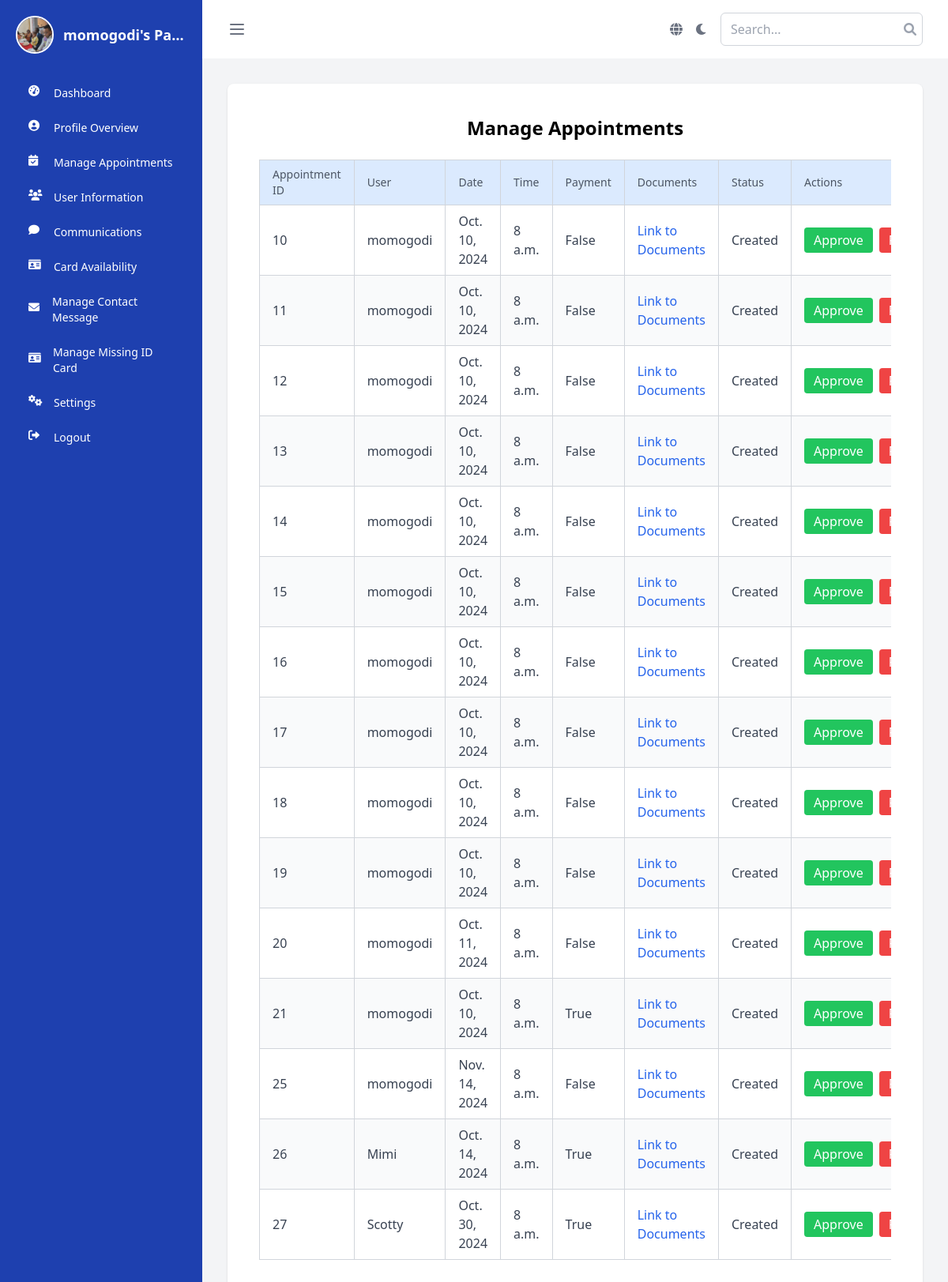
The app's page /police/manage-appointments/ (signed in) with its own data.
### booking/models.py (models this page shows)
class User(AbstractUser):
    ROLE_CHOICES = [
        ('user', 'User'),
        ('officer', 'Police Officer'),
        ('admin', 'Super Admin'),
    ]
    email = models.CharField(max_length=100, default='user@gmail.com')
    role = models.CharField(max_length=10, choices=ROLE_CHOICES, default='user')
    name = models.CharField(max_length=100, default='user')  # Provide a default value
    phone = models.CharField(max_length=15, default='0000000000')  # Provide a default value
    address = models.TextField(null=True, blank=True)  # Temporarily allow null
    profile_picture = models.ImageField(upload_to='profile_pics/', null=True, blank=True)

class Appointment(models.Model):
    STATUS_CHOICES = (
        ('created', 'Created'),
        ('pending', 'Pending'),
        ('approved', 'Approved'),
        ('rejected', 'Rejected'),
    )
    CARD_CHOICES = (
        ('created', 'Created'),
        ('pending', 'Pending'),
        ('blocked', 'Blocked')
    )
    user = models.ForeignKey(User, on_delete=models.CASCADE)
    officer = models.ForeignKey(User, related_name='appointments', on_delete=models.CASCADE, null=True, blank=True)
    office = models.ForeignKey(Office, on_delete=models.CASCADE)
    date = models.DateField()
    time = models.TimeField()
    document = models.ForeignKey(Document, on_delete=models.CASCADE, null=True, blank=True)
    paid = models.BooleanField(default=False)
    status = models.CharField(max_length=20, choices=STATUS_CHOICES, default='Created')
    card_status = models.CharField(max_length=20, choices=CARD_CHOICES, default="pending")
    receipt_reference = models.CharField(max_length=100, null=True, blank=True)  # Add this field to store receipt reference

### booking/views.py (the view)
# urls.py: path('police/manage-appointments/', views.manage_appointments, name='manage_appointments'),
def manage_appointments(request):
    appointments = Appointment.objects.all()
    return render(request, 'panel/admin/appoitment/manage_appointments.html', {'appointments': appointments})

### booking/templates/panel/admin/appoitment/manage_appointments.html
{% extends 'panel/base_page/base_police.html' %}
{% block content %}
<div class="container mx-auto p-4">
    <h1 class="text-2xl font-bold text-center mb-6">Manage Appointments</h1>
    <div class="overflow-x-auto">
        <table class="min-w-full table-auto border-collapse border border-gray-200 bg-white shadow-lg">
            <thead class="bg-blue-100">
                <tr>
                    <th class="px-4 py-2 border border-gray-300 text-left text-sm font-medium text-gray-600">Appointment ID</th>
                    <th class="px-4 py-2 border border-gray-300 text-left text-sm font-medium text-gray-600">User</th>
                    <th class="px-4 py-2 border border-gray-300 text-left text-sm font-medium text-gray-600">Date</th>
                    <th class="px-4 py-2 border border-gray-300 text-left text-sm font-medium text-gray-600">Time</th>
                    <th class="px-4 py-2 border border-gray-300 text-left text-sm font-medium text-gray-600">Payment</th>
                    <th class="px-4 py-2 border border-gray-300 text-left text-sm font-medium text-gray-600">Documents</th>
                    <th class="px-4 py-2 border border-gray-300 text-left text-sm font-medium text-gray-600">Status</th>
                    <th class="px-4 py-2 border border-gray-300 text-left text-sm font-medium text-gray-600">Actions</th>
                </tr>
            </thead>
            <tbody>
                {% for appointment in appointments %}
                <tr class="odd:bg-white even:bg-gray-50">
                    <td class="px-4 py-2 border border-gray-300 text-gray-700">{{ appointment.id }}</td>
                    <td class="px-4 py-2 border border-gray-300 text-gray-700">{{ appointment.user }}</td>
                    <td class="px-4 py-2 border border-gray-300 text-gray-700">{{ appointment.date }}</td>
                    <td class="px-4 py-2 border border-gray-300 text-gray-700">{{ appointment.time }}</td>
                    <td class="px-4 py-2 border border-gray-300 text-gray-700">{{ appointment.paid }}</td>
                    {% if appointment.document %}
                    <td class="px-4 py-2 border border-gray-300 text-blue-600">
                        <a href="{% url 'view_docs' appointment.document.pk %}" class="hover:underline">Link to Documents</a>
                    </td>
                    {% else %}
                    <td>
                        <a href="">Link</a>
                    </td>
                    {% endif %}
                    <td class="px-4 py-2 border border-gray-300 text-gray-700">{{ appointment.status }}</td>
                    <td class="px-4 py-2 border border-gray-300">
                        {% if appointment.status == "Created" %}
                        <div class="flex space-x-2">
                            <a href="{% url 'approve_appointment' appointment.id %}" class="bg-green-500 text-white px-3 py-1 rounded hover:bg-green-600">Approve</a>
                            <a href="{% url 'reject_appointment' appointment.id %}" class="bg-red-500 text-white px-3 py-1 rounded hover:bg-red-600">Reject</a>
                        </div>
                        {% endif %}
                    </td>
                </tr>
                {% endfor %}
            </tbody>
        </table>
    </div>
</div>
{% endblock %}

### booking/templates/panel/base_page/base_police.html (shortened to what this page needs)
{% load static %}
<!DOCTYPE html>
<html lang="en" class="h-full">
<head>
    <script src="https://cdn.tailwindcss.com"></script>
    <link href="https://cdnjs.cloudflare.com/ajax/libs/font-awesome/6.0.0-beta3/css/all.min.css" rel="stylesheet">
</head>
<body class="h-full bg-gray-100 dark:bg-gray-900">
    <div class="flex h-full">
        <aside id="sidebar" class="bg-secondary text-white w-64 flex-shrink-0 transition-all duration-300 ease-in-out overflow-y-auto">
            <div class="p-5">
                <header class="flex items-center mb-8">
                    <a href="{% url 'officer_panel' %}" class="flex items-center space-x-3">
                        {% if user.profile_picture %}
                        <img src="{{ user.profile_picture.url }}" alt="{{ user.username }}'s profile picture" class="w-12 h-12 rounded-full object-cover border-2 border-white" />
                        {% else %}
                        <img src="{% static 'img/yvan.jpg' %}" alt="Default Avatar" class="w-12 h-12 rounded-full object-cover border-2 border-white" />
                        {% endif %}
                        <span class="text-lg font-semibold truncate">{{ user.username }}'s Panel</span>
                    </a>
                </header>
                <nav class="space-y-2">
                    <a href="{% url 'officer_panel' %}" class="flex items-center px-4 py-2 text-sm rounded-lg hover:bg-primary transition-colors duration-150"><i class="fas fa-tachometer-alt w-5 h-5 mr-3"></i><span class="nav-text">Dashboard</span></a>
                    <a href="{% url 'profile_police' %}" class="flex items-center px-4 py-2 text-sm rounded-lg hover:bg-primary transition-colors duration-150"><i class="fas fa-user-circle w-5 h-5 mr-3"></i><span class="nav-text">Profile Overview</span></a>
                    <a href="{% url 'manage_appointments' %}" class="flex items-center px-4 py-2 text-sm rounded-lg hover:bg-primary transition-colors duration-150"><i class="fas fa-calendar-check w-5 h-5 mr-3"></i><span class="nav-text">Manage Appointments</span></a>
                    <a href="{% url 'user_information' %}" class="flex items-center px-4 py-2 text-sm rounded-lg hover:bg-primary transition-colors duration-150"><i class="fas fa-users w-5 h-5 mr-3"></i><span class="nav-text">User Information</span></a>
                    <a href="{% url 'post_communication' %}" class="flex items-center px-4 py-2 text-sm rounded-lg hover:bg-primary transition-colors duration-150"><i class="fas fa-comment w-5 h-5 mr-3"></i><span class="nav-text">Communications</span></a>
                    <a href="{% url 'card_status' %}" class="flex items-center px-4 py-2 text-sm rounded-lg hover:bg-primary transition-colors duration-150"><i class="fas fa-id-card w-5 h-5 mr-3"></i><span class="nav-text">Card Availability</span></a>
                    <a href="{% url 'manage_contact' %}" class="flex items-center px-4 py-2 text-sm rounded-lg hover:bg-primary transition-colors duration-150"><i class="fas fa-envelope w-5 h-5 mr-3"></i><span class="nav-text">Manage Contact Message</span></a>
                    <a href="{% url 'manage_id' %}" class="flex items-center px-4 py-2 text-sm rounded-lg hover:bg-primary transition-colors duration-150"><i class="fas fa-id-card w-5 h-5 mr-3"></i><span class="nav-text">Manage Missing ID Card</span></a>
                    <a href="{% url 'setting_police' %}" class="flex items-center px-4 py-2 text-sm rounded-lg hover:bg-primary transition-colors duration-150"><i class="fas fa-cogs w-5 h-5 mr-3"></i><span class="nav-text">Settings</span></a>
                    <a href="{% url 'logout' %}" class="flex items-center px-4 py-2 text-sm rounded-lg hover:bg-primary transition-colors duration-150"><i class="fas fa-sign-out-alt w-5 h-5 mr-3"></i><span class="nav-text">Logout</span></a>
                </nav>
            </div>
        </aside>
        <div class="flex-1 flex flex-col overflow-hidden">
            <header class="bg-white dark:bg-gray-800 shadow">
                <div class="max-w-7xl mx-auto px-4 sm:px-6 lg:px-8 py-4 flex justify-between items-center">
                    <button class="text-gray-500 hover:text-gray-600 focus:outline-none focus:text-gray-600" aria-label="Toggle menu" onclick="toggleSidebar()">
                        <svg class="h-6 w-6" fill="none" viewBox="0 0 24 24" stroke="currentColor">
                            <path stroke-linecap="round" stroke-linejoin="round" stroke-width="2" d="M4 6h16M4 12h16M4 18h16" />
                        </svg>
                    </button>
                    <div class="flex items-center space-x-4">
                        <button id="languageToggle" class="text-gray-500 hover:text-gray-600 focus:outline-none" onclick="toggleLanguage()" aria-label="Change Language">
                            <i class="fas fa-globe"></i>
                        </button>
                        <button id="themeToggle" class="text-gray-500 hover:text-gray-600 focus:outline-none" onclick="toggleTheme()" aria-label="Change Theme">
                            <i class="fas fa-moon"></i>
                        </button>
                        <div class="relative">
                            <input type="text" id="searchInput" placeholder="Search..." class="w-64 px-3 py-2 rounded-md border border-gray-300 dark:border-gray-600 focus:ring-2 focus:ring-primary focus:border-transparent" />
                            <button class="absolute right-2 top-1/2 transform -translate-y-1/2 text-gray-400 hover:text-gray-600">
                                <i class="fas fa-search"></i>
                            </button>
                        </div>
                    </div>
                </div>
            </header>
            <main class="flex-1 overflow-x-hidden overflow-y-auto bg-gray-100 dark:bg-gray-900">
                <div class="max-w-7xl mx-auto px-4 sm:px-6 lg:px-8 py-8">
                    <div class="bg-white dark:bg-gray-800 shadow rounded-lg">
                        <div class="px-4 py-5 sm:p-6">
                            {% block content %}{% endblock %}
                        </div>
                    </div>
                </div>
            </main>
        </div>
    </div>
</body>
</html>

### records on screen
User: username "momogodi"
Appointment: id "10", user "momogodi", date "Oct. 10, 2024", time "8 a.m.", paid "False", shows "Link to Documents", status "Created", shows "Approve"
Appointment: id "11", user "momogodi", date "Oct. 10, 2024", time "8 a.m.", paid "False", shows "Link to Documents", status "Created", shows "Approve"
Appointment: id "12", user "momogodi", date "Oct. 10, 2024", time "8 a.m.", paid "False", shows "Link to Documents", status "Created", shows "Approve"
Appointment: id "13", user "momogodi", date "Oct. 10, 2024", time "8 a.m.", paid "False", shows "Link to Documents", status "Created", shows "Approve"
Appointment: id "14", user "momogodi", date "Oct. 10, 2024", time "8 a.m.", paid "False", shows "Link to Documents", status "Created", shows "Approve"
Appointment: id "15", user "momogodi", date "Oct. 10, 2024", time "8 a.m.", paid "False", shows "Link to Documents", status "Created", shows "Approve"
Appointment: id "16", user "momogodi", date "Oct. 10, 2024", time "8 a.m.", paid "False", shows "Link to Documents", status "Created", shows "Approve"
Appointment: id "17", user "momogodi", date "Oct. 10, 2024", time "8 a.m.", paid "False", shows "Link to Documents", status "Created", shows "Approve"
Appointment: id "18", user "momogodi", date "Oct. 10, 2024", time "8 a.m.", paid "False", shows "Link to Documents", status "Created", shows "Approve"
Appointment: id "19", user "momogodi", date "Oct. 10, 2024", time "8 a.m.", paid "False", shows "Link to Documents", status "Created", shows "Approve"
Appointment: id "20", user "momogodi", date "Oct. 11, 2024", time "8 a.m.", paid "False", shows "Link to Documents", status "Created", shows "Approve"
Appointment: id "21", user "momogodi", date "Oct. 10, 2024", time "8 a.m.", paid "True", shows "Link to Documents", status "Created", shows "Approve"
Appointment: id "25", user "momogodi", date "Nov. 14, 2024", time "8 a.m.", paid "False", shows "Link to Documents", status "Created", shows "Approve"
Appointment: id "26", user "Mimi", date "Oct. 14, 2024", time "8 a.m.", paid "True", shows "Link to Documents", status "Created", shows "Approve"
Appointment: id "27", user "Scotty", date "Oct. 30, 2024", time "8 a.m.", paid "True", shows "Link to Documents", status "Created", shows "Approve"
